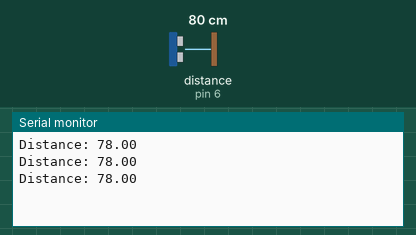
A sketch run on a simulated Arduino Uno, built with avr-gcc and run on an emulated ATmega328P. Parts: the last lines printed to the serial monitor. Wiring (inferred from the names in the program): ultrasonic range finder: trigger pin 7; echo pin 6. The test bench sets the inputs (shaded band); at power-on: distance to the obstacle (sensor on pin 6) 80 cm. The echo pulse lasts 58.3 µs per cm.

Above: at 1.2 s.
1.3 s: distance to the obstacle (sensor on pin 6) set to 2 cm
At 1.88 s:
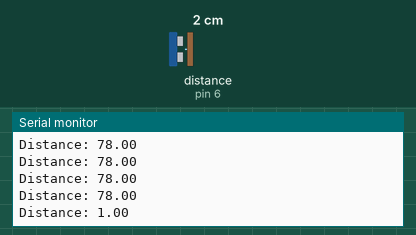
2.8 s: distance to the obstacle (sensor on pin 6) set to 4 cm
At 3.08 s:
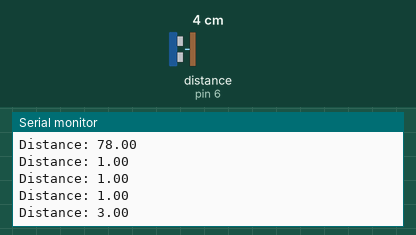
4.3 s: distance to the obstacle (sensor on pin 6) set to 120 cm
At 4.7 s:
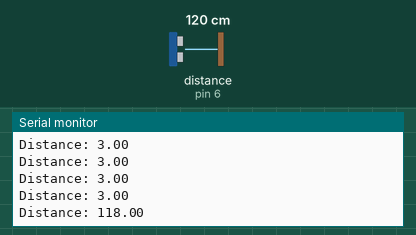
Timing chart, 0 to 7.3 s (numbered marks = the images above; inputs shaded):
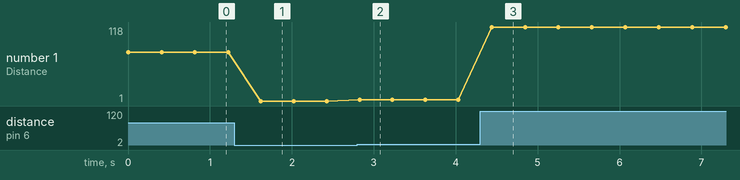

Measured:
- after the input at 1.3 s, the serial monitor: prints a new line after 0.32 s (image 1)
- after the input at 2.8 s, the serial monitor: prints a new line at once (image 2)
- after the input at 4.3 s, the serial monitor: prints a new line after 0.14 s (image 3)
- plotted number 1: 78 → 1 after the input at 1.3 s, 1 → 3 after the input at 2.8 s, 3 → 118 after the input at 4.3 s

The sketch:

Ultrasonic.ino
```cpp
// defines pins numbers
#define TRIG_PIN 7
#define ECHO_PIN 6

// defines variables
long duration;
int distance;

void UltrasonicSetup() {
  pinMode(TRIG_PIN, OUTPUT); // Sets the TRIG_PIN as an Output
  pinMode(ECHO_PIN, INPUT); // Sets the ECHO_PIN as an Input
}

float GetDistance() {
  // Clears the TRIG_PIN
  digitalWrite(TRIG_PIN, LOW);
  delayMicroseconds(2);
  // Sets the TRIG_PIN on HIGH state for 10 micro seconds
  digitalWrite(TRIG_PIN, HIGH);
  delayMicroseconds(10);
  digitalWrite(TRIG_PIN, LOW);
  // Reads the ECHO_PIN, returns the sound wave travel time in microseconds
  duration = pulseIn(ECHO_PIN, HIGH);
  // Calculating the distance
  distance= duration*0.034/2;
  return distance;
}

void setup() {
  Serial.begin(9600);
  UltrasonicSetup();
}

void loop() {
    float distance = GetDistance();
    Serial.print("Distance: ");
    Serial.print(distance);
    Serial.println();
    delay(400);
}
```
